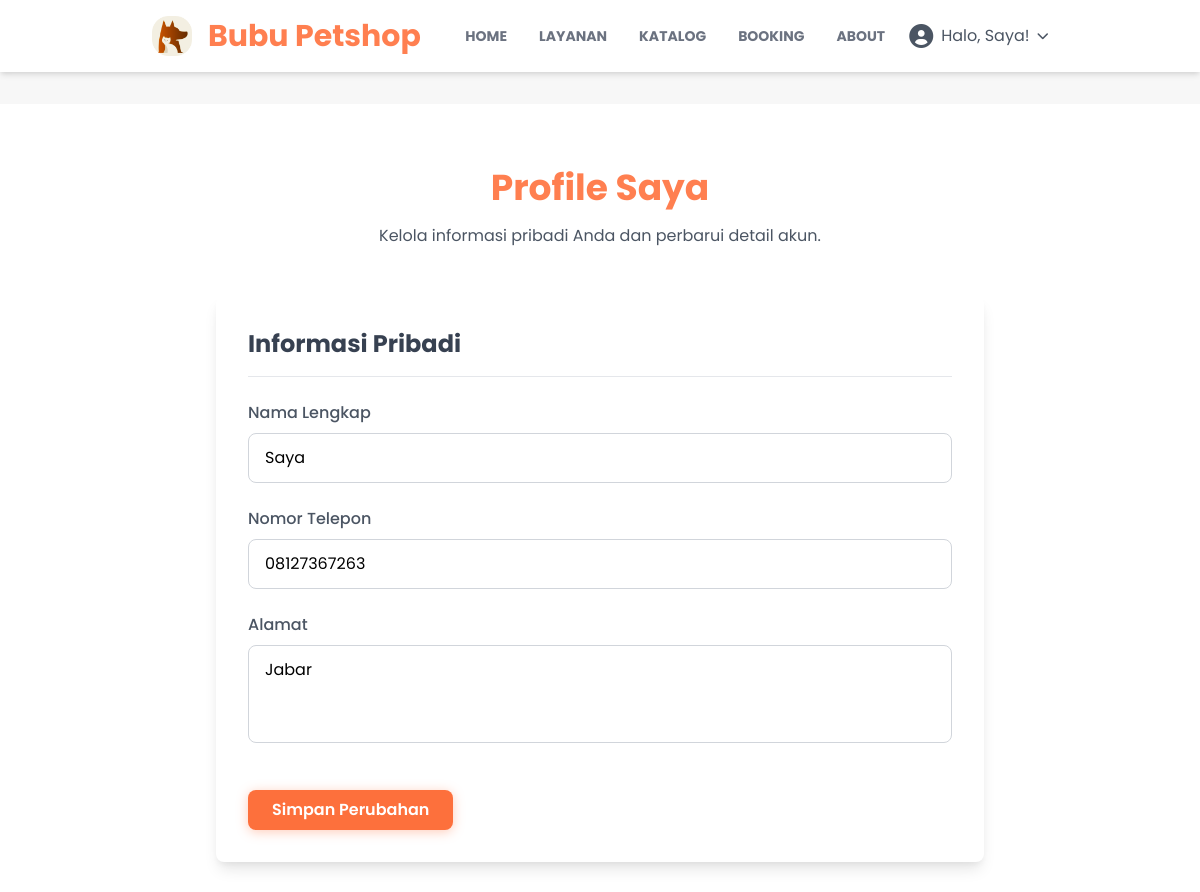
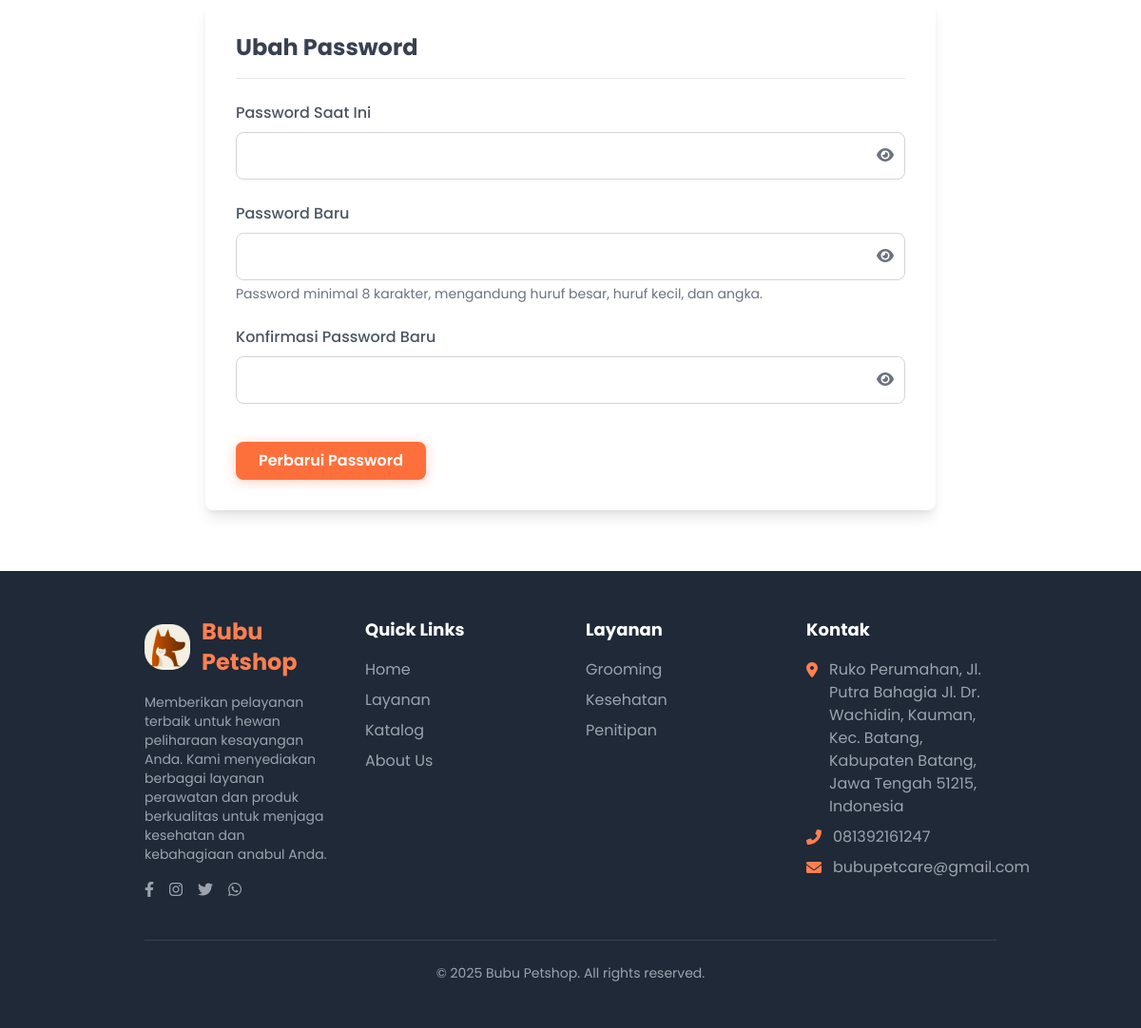
Page /user/ (signed in) on the committed database (2 pictures, top to bottom).
### detailpetcare/models.py (models this page shows, shortened)
class DetailPetcare(models.Model):
    id = models.AutoField(primary_key=True)
    nama_petcare = models.CharField(max_length=50)
    tlp_petcare = models.CharField(max_length=20)
    email_petcare = models.CharField(max_length=100)
    alamat_petcare = models.TextField(blank=True, null=True)
    maps_petcare = models.CharField(max_length=1000, blank=True, null=True)
    deskripsi_petcare = models.TextField(blank=True, null=True)
    rekening_petcare = models.CharField(max_length=100, blank=True, null=True)
    pemilik_rekening = models.CharField(max_length=100, blank=True, null=True)
    nama_bank = models.CharField(max_length=100, blank=True, null=True)
    class Meta:
        db_table = 'detail_petcare'
        verbose_name_plural = "Detail Petcare"

### user/models.py (models this page shows, shortened)
class User(AbstractBaseUser, PermissionsMixin):
    email = models.EmailField(unique=True)
    nama = models.CharField(max_length=50)
    no_hp = models.CharField(max_length=20, unique=True, blank=True, null=True)
    alamat = models.TextField(blank=True, null=True)
    is_staff = models.BooleanField(default=False)
    is_superuser = models.BooleanField(default=False)
    is_active = models.BooleanField(default=True)
    tgl_bergabung = models.DateTimeField(auto_now_add=True)
    last_login = models.DateTimeField(default=timezone.now)  # gunakan default, bukan auto_now
    objects = UserManager()
    USERNAME_FIELD = 'email'
    REQUIRED_FIELDS = ['nama']
    class Meta:
        db_table = 'user'

### user/views.py (the view)
# urls.py: path("", views.index , name="index"),
def index(request):
    if request.user.is_authenticated:
        email = request.user.email
        akun = User.objects.get(email=email)
        context = {
            'title':"Profile",
            'akun' : akun,
        }
        return render(request, 'user/index.html',context)
    else:
        return redirect('user:login')

### user/context_processors.py (called while the page is built)
def detail_petcare(request):
    try:
        detail = DetailPetcare.objects.first()
    except Exception:
        detail = None
    return {'detail_petcare': detail}

def current_route(request):
    match = request.resolver_match
    return {
        'namespace': match.namespace if match else '',
        'url_name': match.url_name if match else ''
    }

### templates/user/index.html (shortened to what this page needs)
{% extends 'base.html' %} {% load static %}  {% block content %}
<section class="py-12 md:py-16 bg-white mt-8 relative">
  <div class="container mx-auto px-4 md:px-8 lg:px-16">
    <div class="max-w-3xl mx-auto">
      <div class="mb-12 text-center relative">
        <h1 class="text-3xl md:text-4xl font-bold text-orange-theme mb-4">
          Profile Saya
        </h1>
        <p class="text-gray-600 max-w-lg mx-auto">
          Kelola informasi pribadi Anda dan perbarui detail akun.
        </p>
      </div>
      <div class="bg-white rounded-lg shadow-lg p-6 md:p-8 mb-8">
        <h2 class="text-xl md:text-2xl font-bold text-gray-700 mb-6 pb-4 border-b border-gray-200">
          Informasi Pribadi
        </h2>
        <form id="profile-form" class="space-y-6" method="POST" action="{% url 'user:update_profile' %}">
          <div>
            <label for="name" class="form-label">Nama Lengkap</label>
            <input type="text" id="name" name="nama" class="form-input"
              value="{% if profile_old %}{{ profile_old.nama }}{% else %}{{ akun.nama }}{% endif %}" required>
          </div>
          <div>
            <label for="phone" class="form-label">Nomor Telepon</label>
            <input type="tel" id="phone" name="no_hp" class="form-input"
              value="{% if profile_old %}{{ profile_old.no_hp }}{% else %}{{ akun.no_hp }}{% endif %}" required>
          </div>
          <div>
            <label for="address" class="form-label">Alamat</label>
            <textarea id="address" name="alamat" rows="3" class="form-input resize-none"
              required>{% if profile_old %}{{ profile_old.alamat }}{% else %}{{ akun.alamat }}{% endif %}</textarea>
          </div>
          <div class="pt-4">
            <button type="submit" name="modalBtn" value="updateProfile" class="btn-modern w-full md:w-auto">
              Simpan Perubahan
            </button>
          </div>
        </form>
      </div>
      <div class="bg-white rounded-lg shadow-lg p-6 md:p-8">
        <h2 class="text-xl md:text-2xl font-bold text-gray-700 mb-6 pb-4 border-b border-gray-200">
          Ubah Password
        </h2>
        <form id="password-form" class="space-y-6" method="POST" action="{% url 'user:change_password' %}">
          <div>
            <label for="current-password" class="form-label">Password Saat Ini</label>
            <div class="relative">
              <input type="password" id="current-password" name="old_password" class="form-input pr-10" required
                value="{% if password_old %}{{ password_old.old_password }}{% endif %}">
              <button type="button"
                class="toggle-password absolute right-3 top-1/2 transform -translate-y-1/2 text-gray-500">
                <i class="fas fa-eye"></i>
              </button>
            </div>
          </div>
          <div>
            <label for="new-password" class="form-label">Password Baru</label>
            <div class="relative">
              <input type="password" id="new-password" name="new_password1" class="form-input pr-10" required
                value="{% if password_old %}{{ password_old.new_password1 }}{% endif %}">
              <button type="button"
                class="toggle-password absolute right-3 top-1/2 transform -translate-y-1/2 text-gray-500">
                <i class="fas fa-eye"></i>
              </button>
            </div>
            <p class="text-sm text-gray-500 mt-1">
              Password minimal 8 karakter, mengandung huruf besar, huruf kecil, dan angka.
            </p>
          </div>
          <div>
            <label for="confirm-password" class="form-label">Konfirmasi Password Baru</label>
            <div class="relative">
              <input type="password" id="confirm-password" name="new_password2" class="form-input pr-10" required
                value="{% if password_old %}{{ password_old.new_password2 }}{% endif %}">
              <button type="button"
                class="toggle-password absolute right-3 top-1/2 transform -translate-y-1/2 text-gray-500">
                <i class="fas fa-eye"></i>
              </button>
            </div>
          </div>
          <div class="pt-4">
            <button type="submit" name="modalBtn" value="updatePassword" class="btn-modern w-full md:w-auto">
              Perbarui Password
            </button>
          </div>
        </form>
      </div>
    </div>
  </div>
</section>
{% endblock content %}

### templates/snippets/navbar.html (shortened to what this page needs)
{% load static %}
<nav id="navbar" class="bg-white py-4 shadow-md transition-all duration-300 ease-in-out">
  <div class="container mx-auto px-8 md:px-16 flex items-center">
    <a href="{% url 'home:index' %}" class="flex items-center flex-shrink-0">
      <img src="{% static 'base-img/icon.png' %}" alt="Bubu Petshop Logo" class="w-8 md:w-10 mr-2 md:mr-4" />
      <span class="text-xl md:text-3xl font-bold text-orange-theme rounded-md">{{ detail_petcare.nama_petcare }}</span>
    </a>
    <div id="navbar-menu" class="navbar-menu hidden lg:flex lg:items-center lg:w-auto w-full">
      <div class="text-sm lg:flex lg:mr-4">
        <a href="{% url 'home:index' %}"
          class="block mt-4 lg:inline-block lg:mt-0 text-gray-500 font-bold uppercase hover-text-orange-theme mr-4 p-2 rounded-md transition-colors duration-200 {% if namespace == 'home' %}text-orange-theme{% endif %}">HOME</a>
        <a href="{% url 'home:index' %}#layanan"
          class="block mt-4 lg:inline-block lg:mt-0 text-gray-500 font-bold uppercase hover-text-orange-theme mr-4 p-2 rounded-md transition-colors duration-200">LAYANAN
          <a href="{% url 'home:index' %}#katalog"
            class="block mt-4 lg:inline-block lg:mt-0 text-gray-500 font-bold uppercase hover-text-orange-theme mr-4 p-2 rounded-md transition-colors duration-200">KATALOG</a>
          {% if user.is_authenticated %}
          <a href="{% url 'bookinglayanan:index' %}"
            class="block mt-4 lg:inline-block lg:mt-0 text-gray-500 font-bold uppercase hover-text-orange-theme mr-4 p-2 rounded-md transition-colors duration-200 {% if namespace == 'bookinglayanan' %}text-orange-theme{% endif %}">
            BOOKING</a>
          {% endif %}
          <a href="{% url 'home:index' %}#about"
            class="block mt-4 lg:inline-block lg:mt-0 text-gray-500 font-bold uppercase hover-text-orange-theme p-2 rounded-md transition-colors duration-200">ABOUT</a>
      </div>
      <div id="auth-section" class="user-auth-section w-full lg:w-auto flex justify-center items-center mt-4 lg:mt-0">
        {% if not user.is_authenticated %}
        <a href="{% url 'user:login' %}" class="btn-modern">
          Masuk
        </a>
        {% else %}
        <div id="user-dropdown" class="user-menu relative flex justify-center">
          <button id="profile-button"
            class="flex items-center justify-center space-x-2 text-gray-600 hover-text-orange-theme focus:outline-none">
            <i class="fas fa-user-circle text-2xl"></i>
            <span class="inline">Halo, {{ user.nama }}!</span>
            <i class="fas fa-chevron-down text-xs"></i>
          </button>
        </div>
        {% endif %}
      </div>
    </div>
  </div>
</nav>

### templates/snippets/footer.html
{% load static %}
<footer class="bg-gray-800 text-white py-12">
  <div class="container mx-auto px-4 md:px-8 lg:px-16">
    <div class="grid grid-cols-1 md:grid-cols-2 lg:grid-cols-4 gap-8">
      <div class="col-span-1 md:col-span-2 lg:col-span-1">
        <div class="flex items-center mb-4">
          <img src="{% static 'base-img/icon.png' %}" alt="Bubu Petshop Logo" class="w-12 mr-3">
          <span class="text-2xl font-bold text-orange-theme">{{ detail_petcare.nama_petcare }}</span>
        </div>
        <p class="text-sm text-gray-400 mb-4">
          Memberikan pelayanan terbaik untuk hewan peliharaan kesayangan Anda. Kami menyediakan berbagai layanan
          perawatan dan produk berkualitas untuk menjaga kesehatan dan kebahagiaan anabul Anda.
        </p>
        <div class="flex space-x-4">
          <a href="#" class="text-gray-400 hover:text-orange-theme transition-colors duration-300">
            <i class="fab fa-facebook-f"></i>
          </a>
          <a href="#" class="text-gray-400 hover:text-orange-theme transition-colors duration-300">
            <i class="fab fa-instagram"></i>
          </a>
          <a href="#" class="text-gray-400 hover:text-orange-theme transition-colors duration-300">
            <i class="fab fa-twitter"></i>
          </a>
          <a href="#" class="text-gray-400 hover:text-orange-theme transition-colors duration-300">
            <i class="fab fa-whatsapp"></i>
          </a>
        </div>
      </div>
      <div>
        <h3 class="text-lg font-bold mb-4 text-white">Quick Links</h3>
        <ul class="space-y-2">
          <li><a href="{% url 'home:index' %}"
              class="text-gray-400 hover:text-orange-theme transition-colors duration-300">Home</a>
          </li>
          <li><a href="{% url 'home:index' %}#layanan"
              class="text-gray-400 hover:text-orange-theme transition-colors duration-300">Layanan</a>
          </li>
          <li><a href="{% url 'home:index' %}#katalog"
              class="text-gray-400 hover:text-orange-theme transition-colors duration-300">Katalog</a>
          </li>
          <li><a href="{% url 'home:index' %}#about"
              class="text-gray-400 hover:text-orange-theme transition-colors duration-300">About Us</a>
          </li>
        </ul>
      </div>
      <div>
        <h3 class="text-lg font-bold mb-4 text-white">Layanan</h3>
        <ul class="space-y-2">
          <li><a href="{% url 'bookinglayanan:index' %}"
              class="text-gray-400 hover:text-orange-theme transition-colors duration-300">Grooming</a></li>
          <li><a href="{% url 'bookinglayanan:index' %}"
              class="text-gray-400 hover:text-orange-theme transition-colors duration-300">Kesehatan</a></li>
          <li><a href="{% url 'bookinglayanan:index' %}"
              class="text-gray-400 hover:text-orange-theme transition-colors duration-300">Penitipan</a></li>
        </ul>
      </div>
      <div>
        <h3 class="text-lg font-bold mb-4 text-white">Kontak</h3>
        <ul class="space-y-2">
          <li class="flex items-start">
            <i class="fas fa-map-marker-alt text-orange-theme mt-1 mr-3"></i>
            <span class="text-gray-400">{{detail_petcare.alamat_petcare}}</span>
          </li>
          <li class="flex items-center">
            <i class="fas fa-phone-alt text-orange-theme mr-3"></i>
            <span class="text-gray-400">{{ detail_petcare.tlp_petcare }}</span>
          </li>
          <li class="flex items-center">
            <i class="fas fa-envelope text-orange-theme mr-3"></i>
            <span class="text-gray-400">{{ detail_petcare.email_petcare }}</span>
          </li>
        </ul>
      </div>
    </div>
    <div class="border-t border-gray-700 mt-10 pt-6 text-center text-gray-400 text-sm">
      <p>&copy; 2025 Bubu Petshop. All rights reserved.</p>
    </div>
  </div>
</footer>

### static/css/style.css (style rules this page uses)
html { scroll-behavior: smooth; }
body { font-family: 'Poppins', sans-serif; background-color: #f7f7f7; overflow-x: hidden; }
.text-orange-theme { color: #FF7F50; }
.btn-modern { background-color: #fd703c; color: white; font-weight: 600; padding: 0.5rem 1.5rem; border-radius: 0.5rem; box-shadow: 0 2px 12px rgba(255, 127, 80, 0.4); transition: all 0.3s ease; border: none; outline: none; position: relative; overflow: hidden; cursor: pointer; display: inline-block; text-align: center; white-space: nowrap; }
.form-input { width: 100%; padding: 0.75rem 1rem; border-radius: 0.5rem; border: 1px solid #d1d5db; transition: all 0.3s ease; }
.form-label { display: block; color: #4b5563; font-weight: 500; margin-bottom: 0.5rem; }

### rows in the picture
DetailPetcare: nama_petcare "Bubu Petshop", alamat_petcare "Ruko Perumahan, Jl. Putra Bahagia Jl. Dr. Wachidin, Kauman, Kec. Batang, Kabupaten Batang, Jawa Tengah 51215, Indonesia", tlp_petcare "081392161247", email_petcare "bubupetcare@gmail.com"
User: nama "Saya", no_hp "08127367263", alamat "Jabar"
